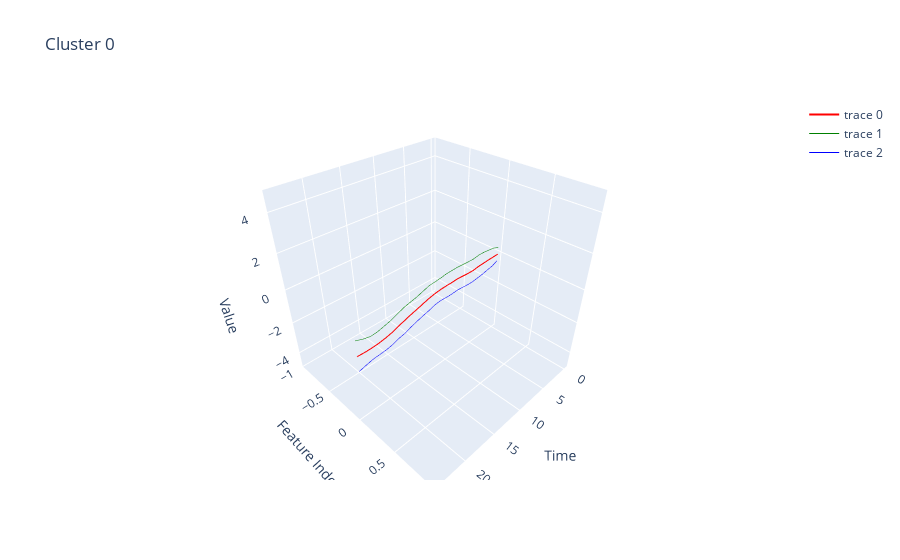
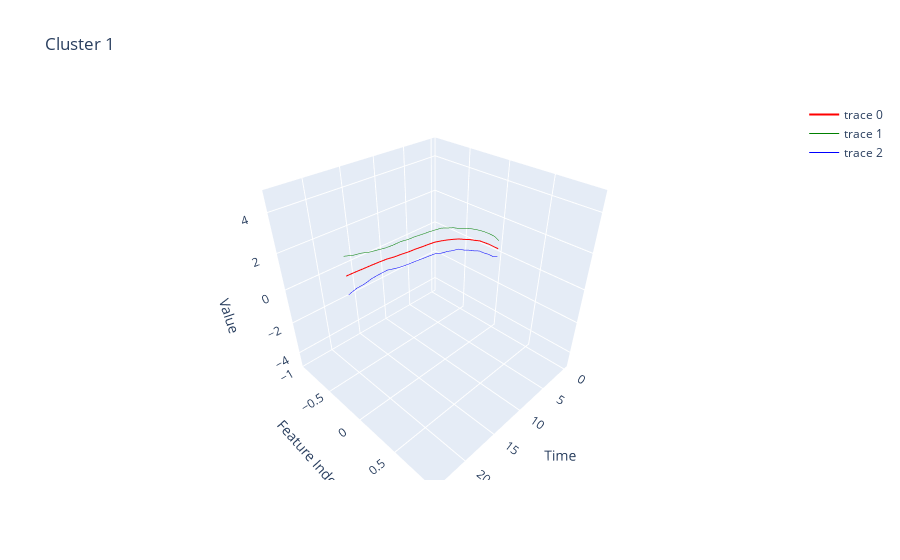
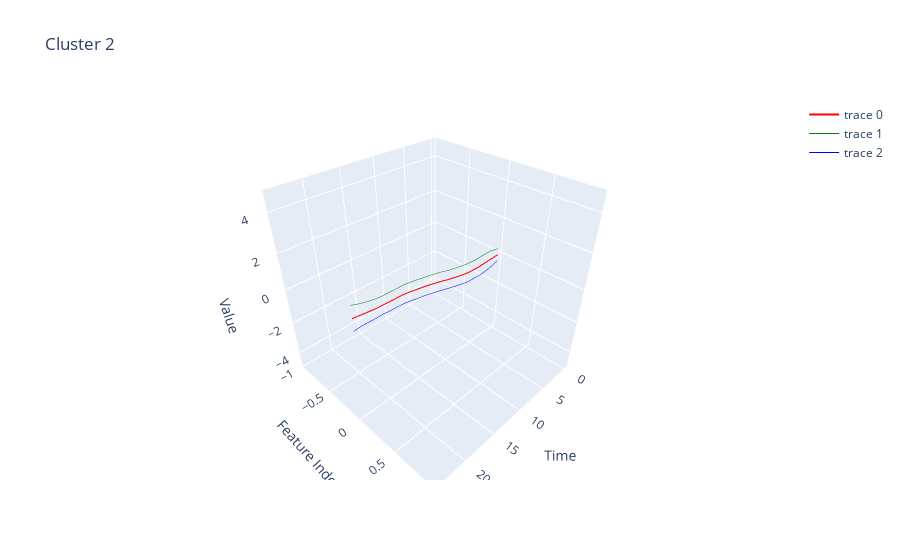
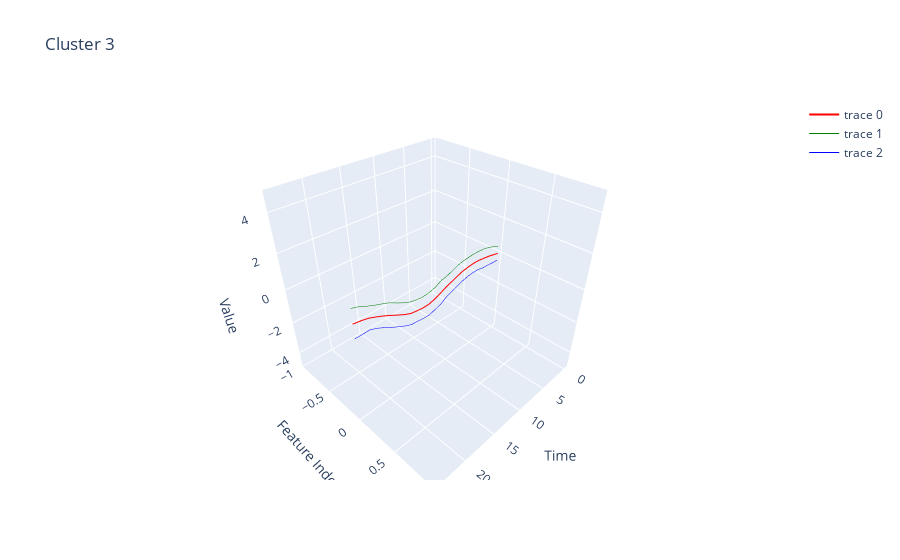

The notebook cell saved with these charts, in order:
### Code cell
cluster_group.display_all_clusters()

### Figure 1 — Plotly figure (JSON) as saved in the notebook; plotly's stock layout.template omitted (floating-point values rounded to 4 significant figures)
{"data": [{"line": {"color": "red", "width": 2}, "mode": "lines", "type": "scatter3d", "x": [0, 1, 2, 3, 4, 5, 6, 7, 8, 9, 10, 11, 12, 13, 14, 15, 16, 17, 18, 19, 20, 21, 22, 23, 24], "y": [0, 0, 0, 0, 0, 0, 0, 0, 0, 0, 0, 0, 0, 0, 0, 0, 0, 0, 0, 0, 0, 0, 0, 0, 0], "z": [-0.02372, -0.03845, -0.05375, -0.07593, -0.101, -0.1552, -0.1548, -0.1321, -0.1097, -0.1363, -0.1408, -0.1628, -0.2082, -0.2862, -0.3903, -0.5044, -0.6043, -0.7265, -0.8407, -0.9826, -1.07, -1.131, -1.159, -1.16, -1.134]}, {"line": {"color": "green", "width": 1}, "mode": "lines", "type": "scatter3d", "x": [0, 1, 2, 3, 4, 5, 6, 7, 8, 9, 10, 11, 12, 13, 14, 15, 16, 17, 18, 19, 20, 21, 22, 23, 24], "y": [0, 0, 0, 0, 0, 0, 0, 0, 0, 0, 0, 0, 0, 0, 0, 0, 0, 0, 0, 0, 0, 0, 0, 0, 0], "z": [0.3842, 0.5112, 0.5518, 0.591, 0.5951, 0.537, 0.5424, 0.5599, 0.5812, 0.5692, 0.559, 0.5003, 0.4599, 0.4285, 0.3154, 0.1961, 0.1156, 0.02545, -0.1195, -0.2672, -0.3649, -0.4575, -0.482, -0.3898, -0.2401]}, {"line": {"color": "blue", "width": 1}, "mode": "lines", "type": "scatter3d", "x": [0, 1, 2, 3, 4, 5, 6, 7, 8, 9, 10, 11, 12, 13, 14, 15, 16, 17, 18, 19, 20, 21, 22, 23, 24], "y": [0, 0, 0, 0, 0, 0, 0, 0, 0, 0, 0, 0, 0, 0, 0, 0, 0, 0, 0, 0, 0, 0, 0, 0, 0], "z": [-0.4317, -0.5881, -0.6593, -0.7429, -0.7971, -0.8474, -0.8521, -0.824, -0.8006, -0.8418, -0.8405, -0.8258, -0.8762, -1.001, -1.096, -1.205, -1.324, -1.478, -1.562, -1.698, -1.775, -1.804, -1.835, -1.929, -2.028]}], "layout": {"scene": {"xaxis": {"title": {"text": "Time"}}, "yaxis": {"title": {"text": "Feature Index"}}, "zaxis": {"range": [-5, 5], "title": {"text": "Value"}}}, "title": {"text": "Cluster 0"}}}

### Figure 2 — Plotly figure (JSON) as saved in the notebook; plotly's stock layout.template omitted (floating-point values rounded to 4 significant figures)
{"data": [{"line": {"color": "red", "width": 2}, "mode": "lines", "type": "scatter3d", "x": [0, 1, 2, 3, 4, 5, 6, 7, 8, 9, 10, 11, 12, 13, 14, 15, 16, 17, 18, 19, 20, 21, 22, 23, 24], "y": [0, 0, 0, 0, 0, 0, 0, 0, 0, 0, 0, 0, 0, 0, 0, 0, 0, 0, 0, 0, 0, 0, 0, 0, 0], "z": [0.3161, 0.5957, 0.8885, 1.144, 1.399, 1.587, 1.784, 1.945, 2.123, 2.256, 2.378, 2.484, 2.578, 2.625, 2.66, 2.708, 2.732, 2.784, 2.822, 2.888, 2.918, 2.941, 2.959, 2.982, 2.993]}, {"line": {"color": "green", "width": 1}, "mode": "lines", "type": "scatter3d", "x": [0, 1, 2, 3, 4, 5, 6, 7, 8, 9, 10, 11, 12, 13, 14, 15, 16, 17, 18, 19, 20, 21, 22, 23, 24], "y": [0, 0, 0, 0, 0, 0, 0, 0, 0, 0, 0, 0, 0, 0, 0, 0, 0, 0, 0, 0, 0, 0, 0, 0, 0], "z": [0.7961, 1.195, 1.478, 1.741, 1.971, 2.18, 2.371, 2.525, 2.669, 2.85, 2.983, 3.121, 3.174, 3.223, 3.257, 3.305, 3.323, 3.383, 3.382, 3.409, 3.477, 3.545, 3.661, 3.729, 3.859]}, {"line": {"color": "blue", "width": 1}, "mode": "lines", "type": "scatter3d", "x": [0, 1, 2, 3, 4, 5, 6, 7, 8, 9, 10, 11, 12, 13, 14, 15, 16, 17, 18, 19, 20, 21, 22, 23, 24], "y": [0, 0, 0, 0, 0, 0, 0, 0, 0, 0, 0, 0, 0, 0, 0, 0, 0, 0, 0, 0, 0, 0, 0, 0, 0], "z": [-0.1639, -0.003751, 0.2995, 0.5469, 0.8265, 0.9941, 1.196, 1.365, 1.577, 1.663, 1.773, 1.847, 1.982, 2.027, 2.063, 2.111, 2.141, 2.185, 2.262, 2.367, 2.359, 2.338, 2.256, 2.234, 2.127]}], "layout": {"scene": {"xaxis": {"title": {"text": "Time"}}, "yaxis": {"title": {"text": "Feature Index"}}, "zaxis": {"range": [-5, 5], "title": {"text": "Value"}}}, "title": {"text": "Cluster 1"}}}

### Figure 3 — Plotly figure (JSON) as saved in the notebook; plotly's stock layout.template omitted (floating-point values rounded to 4 significant figures)
{"data": [{"line": {"color": "red", "width": 2}, "mode": "lines", "type": "scatter3d", "x": [0, 1, 2, 3, 4, 5, 6, 7, 8, 9, 10, 11, 12, 13, 14, 15, 16, 17, 18, 19, 20, 21, 22, 23, 24], "y": [0, 0, 0, 0, 0, 0, 0, 0, 0, 0, 0, 0, 0, 0, 0, 0, 0, 0, 0, 0, 0, 0, 0, 0, 0], "z": [-0.05156, -0.07895, -0.09645, -0.1203, -0.1383, -0.1235, -0.1083, -0.04683, 0.02164, 0.1099, 0.1954, 0.3004, 0.3871, 0.4728, 0.5445, 0.6123, 0.6862, 0.7326, 0.7495, 0.7562, 0.7776, 0.7925, 0.8425, 0.8957, 0.9461]}, {"line": {"color": "green", "width": 1}, "mode": "lines", "type": "scatter3d", "x": [0, 1, 2, 3, 4, 5, 6, 7, 8, 9, 10, 11, 12, 13, 14, 15, 16, 17, 18, 19, 20, 21, 22, 23, 24], "y": [0, 0, 0, 0, 0, 0, 0, 0, 0, 0, 0, 0, 0, 0, 0, 0, 0, 0, 0, 0, 0, 0, 0, 0, 0], "z": [0.3163, 0.3993, 0.4426, 0.4411, 0.4175, 0.4257, 0.4524, 0.4993, 0.5549, 0.6402, 0.7185, 0.828, 0.9065, 0.9868, 1.051, 1.128, 1.189, 1.233, 1.237, 1.248, 1.249, 1.289, 1.375, 1.476, 1.616]}, {"line": {"color": "blue", "width": 1}, "mode": "lines", "type": "scatter3d", "x": [0, 1, 2, 3, 4, 5, 6, 7, 8, 9, 10, 11, 12, 13, 14, 15, 16, 17, 18, 19, 20, 21, 22, 23, 24], "y": [0, 0, 0, 0, 0, 0, 0, 0, 0, 0, 0, 0, 0, 0, 0, 0, 0, 0, 0, 0, 0, 0, 0, 0, 0], "z": [-0.4194, -0.5572, -0.6356, -0.6816, -0.6941, -0.6728, -0.669, -0.593, -0.5116, -0.4204, -0.3278, -0.2272, -0.1324, -0.04123, 0.03788, 0.09613, 0.1838, 0.2324, 0.2615, 0.2648, 0.3066, 0.2958, 0.3097, 0.3155, 0.2766]}], "layout": {"scene": {"xaxis": {"title": {"text": "Time"}}, "yaxis": {"title": {"text": "Feature Index"}}, "zaxis": {"range": [-5, 5], "title": {"text": "Value"}}}, "title": {"text": "Cluster 2"}}}

### Figure 4 — Plotly figure (JSON) as saved in the notebook; plotly's stock layout.template omitted (floating-point values rounded to 4 significant figures)
{"data": [{"line": {"color": "red", "width": 2}, "mode": "lines", "type": "scatter3d", "x": [0, 1, 2, 3, 4, 5, 6, 7, 8, 9, 10, 11, 12, 13, 14, 15, 16, 17, 18, 19, 20, 21, 22, 23, 24], "y": [0, 0, 0, 0, 0, 0, 0, 0, 0, 0, 0, 0, 0, 0, 0, 0, 0, 0, 0, 0, 0, 0, 0, 0, 0], "z": [0.02869, 0.1049, 0.1774, 0.2229, 0.2706, 0.2737, 0.232, 0.1724, 0.06414, -0.07285, -0.2038, -0.36, -0.5172, -0.6177, -0.636, -0.5938, -0.5366, -0.3828, -0.1897, 0.01118, 0.2018, 0.3685, 0.5183, 0.6028, 0.6639]}, {"line": {"color": "green", "width": 1}, "mode": "lines", "type": "scatter3d", "x": [0, 1, 2, 3, 4, 5, 6, 7, 8, 9, 10, 11, 12, 13, 14, 15, 16, 17, 18, 19, 20, 21, 22, 23, 24], "y": [0, 0, 0, 0, 0, 0, 0, 0, 0, 0, 0, 0, 0, 0, 0, 0, 0, 0, 0, 0, 0, 0, 0, 0, 0], "z": [0.4487, 0.5974, 0.714, 0.7946, 0.8191, 0.8283, 0.7937, 0.7578, 0.6788, 0.5333, 0.4146, 0.3313, 0.1361, 0.043, 0.0001959, 0.04462, 0.1263, 0.2835, 0.4827, 0.7018, 0.8543, 0.9923, 1.151, 1.338, 1.46]}, {"line": {"color": "blue", "width": 1}, "mode": "lines", "type": "scatter3d", "x": [0, 1, 2, 3, 4, 5, 6, 7, 8, 9, 10, 11, 12, 13, 14, 15, 16, 17, 18, 19, 20, 21, 22, 23, 24], "y": [0, 0, 0, 0, 0, 0, 0, 0, 0, 0, 0, 0, 0, 0, 0, 0, 0, 0, 0, 0, 0, 0, 0, 0, 0], "z": [-0.3913, -0.3877, -0.3592, -0.3488, -0.278, -0.281, -0.3296, -0.413, -0.5505, -0.679, -0.8221, -1.051, -1.17, -1.278, -1.272, -1.232, -1.2, -1.049, -0.8621, -0.6794, -0.4508, -0.2553, -0.1148, -0.1321, -0.1318]}], "layout": {"scene": {"xaxis": {"title": {"text": "Time"}}, "yaxis": {"title": {"text": "Feature Index"}}, "zaxis": {"range": [-5, 5], "title": {"text": "Value"}}}, "title": {"text": "Cluster 3"}}}
